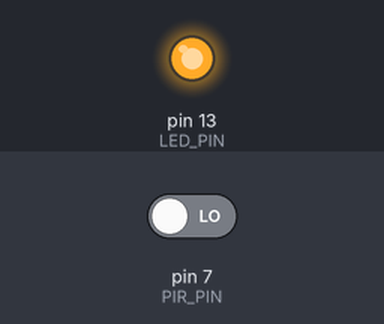
The sketch below on a simulated Arduino Uno, built with avr-gcc and run on an emulated ATmega328P. Parts: output pins drawn as LEDs (lit = HIGH). The test bench sets the inputs (shaded band); at power-on: pin 7 (PIR_PIN) LOW. What the sketch prints to the serial monitor is not drawn.

Above: at 0.1 s.
At 29.6 s:
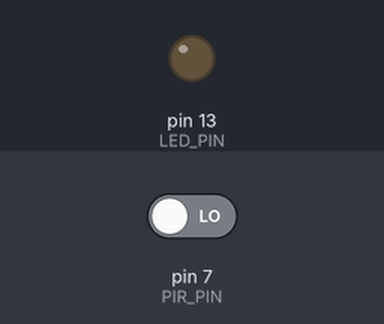
Timing chart, 0 to 31.1 s (numbered marks = the images above):
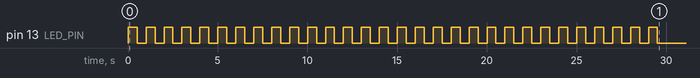

The sketch:

pir_test.ino
```cpp
/*
  ============================================================
  HoloMat - PIR Motion Sensor Test
  Sensor: HC-SR501
  ============================================================

  WIRING:
  ┌──────────────┬───────────────┐
  │ PIR Pin      │ Arduino Pin   │
  ├──────────────┼───────────────┤
  │ VCC          │ 5V            │
  │ GND          │ GND           │
  │ OUT (signal) │ Digital 7     │
  └──────────────┴───────────────┘

  NOTES:
  - HC-SR501 has a ~60 second warmup time after powering on
  - The two orange potentiometers on the sensor:
      Left  = Sensitivity (turn clockwise = more sensitive)
      Right = Time delay (how long output stays HIGH after motion)
  - Once motion is detected, OUT goes HIGH for ~3-5 seconds
  - After that, it resets and waits for motion again

  WHAT THIS SKETCH DOES:
  - Reads the PIR sensor every 200ms
  - Sends JSON to Serial Monitor: {"motion": true/false}
  - Blinks built-in LED (pin 13) when motion is detected
*/

// --- PIN DEFINITIONS ---
const int PIR_PIN = 7;  // PIR OUT signal pin
const int LED_PIN = 13; // Built-in LED for visual feedback

// --- STATE TRACKING ---
bool lastMotionState = false; // Track last reading to detect changes
unsigned long lastReadTime = 0;
const unsigned long READ_INTERVAL = 200; // Read every 200ms

void setup() {
  Serial.begin(115200);    // Match this baud rate in Serial Monitor
  pinMode(PIR_PIN, INPUT); // PIR output is digital input to Arduino
  pinMode(LED_PIN, OUTPUT);

  Serial.println("=== HoloMat PIR Sensor Test ===");
  Serial.println("Warming up PIR sensor... (Please wait 30 seconds!)");
  Serial.println("Do NOT move in front of it during this time.");

  // Proper 30-second hardware warmup
  for (int i = 30; i > 0; i--) {
    Serial.print(i);
    Serial.print("... ");
    digitalWrite(LED_PIN, HIGH);
    delay(500);
    digitalWrite(LED_PIN, LOW);
    delay(500);
  }
  Serial.println();

  Serial.println("PIR Ready! Move in front of sensor...");
  Serial.println("Format: {\"motion\": true/false}");
  Serial.println("---");
}

void loop() {
  unsigned long now = millis();

  // Read sensor at fixed interval
  if (now - lastReadTime >= READ_INTERVAL) {
    lastReadTime = now;

    bool motionDetected = digitalRead(PIR_PIN) == HIGH;

    // Only print when state changes (reduces Serial spam)
    if (motionDetected != lastMotionState) {
      lastMotionState = motionDetected;

      // Send JSON
      Serial.print("{\"motion\": ");
      Serial.print(motionDetected ? "true" : "false");
      Serial.println("}");

      // Visual feedback via LED
      digitalWrite(LED_PIN, motionDetected ? HIGH : LOW);

      // Human-readable message
      if (motionDetected) {
        Serial.println(">> MOTION DETECTED!");
      } else {
        Serial.println(">> Motion cleared.");
      }
    }
  }
}
```
